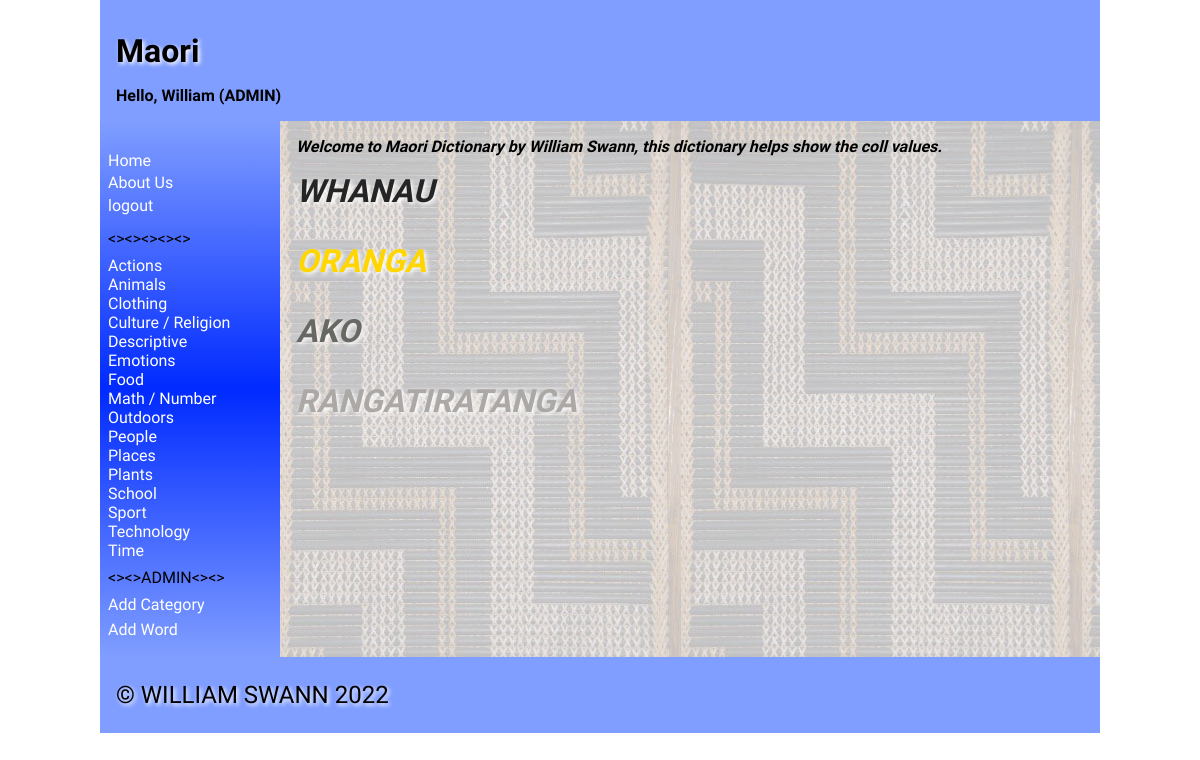
The page / (signed in) on the database its author committed.
### tables this page shows
CREATE TABLE "catalist"
(
    catali  varchar(30),
    cata_id integer
        constraint catalist_pk
            primary key autoincrement
);

### app.py (the view)
@app.route('/', methods=['GET', 'POST'])  #this function
def render_homepage():
    cata_list = sidenav1() #grabbing assets for sidenav
    return render_template('home.html', catagories=cata_list, logged_in=is_logged_in(), teacher=is_teacher())

### app.py (called while the page is built)
def create_connection(db_file):
    try:
        connection = sqlite3.connect(db_file)
        return connection
    except Error as e:
        print(e)
    return None

def sidenav1(): #this function grabs all of the items from the product table and puts them into a list for the side nav
    con = create_connection(DB_NAME)
    query = """SELECT cata_id, catali FROM catalist ORDER BY catali"""
    cur = con.cursor()
    cur.execute(query)
    cata_list = cur.fetchall()
    con.commit()
    con.close()
    return cata_list

def is_logged_in():
    if session.get("email") is None:
        print("not logged in")
        return False
    else:
        print("logged in")
        return True

def is_teacher():
    if session.get("teacher") == "on":
        print("is Teacher")
        return True
    else:
        print("not Teacher")
        return False

### templates/home.html (shortened to what this page needs)
{% extends "base1.html" %}
{% block main %}
<strong><em>Welcome to Maori Dictionary by William Swann, this dictionary helps show the coll values. </em></strong>
<h1 style="color:#252525"><em>WHANAU</em></h1>
<h1 style="color:#ffd600"><em>ORANGA</em></h1>
<h1 style="color:#676763"><em>AKO</em></h1>
<h1 style="color:#aba8a5"><em>RANGATIRATANGA</em></h1>
{% endblock %}

### templates/base1.html (shortened to what this page needs)
<!doctype html>
<html lang="en">
<head>
	<link href="{{ url_for('static', filename='style.css') }}" rel="stylesheet">
</head>
<body>
	<div id="container">
		<header>
			<h1>Maori{% block heading %}{% endblock %}</h1>
			{% if logged_in %}
			<strong>Hello, {{ session.firstname }}</strong>
			{% endif %}
			{% if teacher %}
			<strong>(ADMIN)</strong>
			{% endif %}
		</header>
		<nav>
			<ul>
                <li><a href="\">Home</a></li>
            <a href="/contact">About Us</a><li>
			{% if logged_in %}
			<a href="/logout">logout</a><li>
			{% else %}
            <a href="/login">login</a><li>
			{% endif %}
				<p><><><><><></p>
			{% for catalist in catagories %}
        <div>
            <a href="/catagories/{{ catalist[0] }}">{{ catalist[1] }}</a>
        </div>
    		{% endfor %}
			{% if logged_in and teacher %}
				<p><><>ADMIN<><></p>
			<a href="/addcategory">Add Category</a><li>
			<a href="/addword">Add Word</a><li>
			{%endif%}
			</ul>
		</nav>
		<main>
            {% block main%}{% endblock %}
        </main>
		<footer>
			<p>
				&copy; WILLIAM SWANN 2022
			</p>
		</footer>
	</div>
</body>
</html>

### static/style.css (style rules this page uses)
* { font-family: Comfortaa, sans-serif; margin: 0; padding: 0; box-sizing: border-box; }
#container { display: grid; grid-template-columns: 75px auto; grid-template-areas: 'nav header' 'main main' 'footer footer'; }
header { grid-area: header; background-color: #809eff; padding: 1rem; }
nav { grid-area: nav; }
main { grid-area: main; padding: 1rem; background-color: #edd; }
h1, h2, h3, h4 { padding: 1rem 0; font-family: 'Suez One', serif; color: #000; text-shadow: 2px 2px 4px #fff; }
p { padding: 0.5rem 0; }
a { color: #222; }
footer { grid-area: footer; padding: 1rem; background-color: #809eff; }
footer p { color: #000000; text-shadow: 2px 2px 4px #fff; font-size: 1.5rem; }
@media only screen and (min-width: 768px) { #container { grid-template-columns: 180px auto; grid-template-areas: 'header header' 'nav main' 'footer footer'; } }
@media only screen and (min-width: 768px) { nav { background: linear-gradient(180deg, rgb(128, 158, 255) 0%, rgb(0, 42, 255) 50%, rgb(128, 158, 255) 100%); padding: 0.5rem; } }
@media only screen and (min-width: 768px) { nav ul { list-style: none; } }
@media only screen and (min-width: 768px) { nav li { padding: 0.2rem 0; } }
@media only screen and (min-width: 768px) { nav a { color: #fff; text-decoration: none; } }
@media only screen and (min-width: 768px) { main { background-image: url('poutama.jpg'); background-color: rgba(0, 59, 255, 0.18); } }
@media only screen and (min-width: 1000px) { #container { width: 1000px; margin: auto; } }

### rows shown on the page
catalist: catali "Actions"
catalist: catali "Animals"
catalist: catali "Clothing"
catalist: catali "Culture / Religion"
catalist: catali "Descriptive"
catalist: catali "Emotions"
catalist: catali "Food"
catalist: catali "Math / Number"
catalist: catali "Outdoors"
catalist: catali "People"
catalist: catali "Places"
catalist: catali "Plants"
catalist: catali "School"
catalist: catali "Sport"
catalist: catali "Technology"
catalist: catali "Time"

### other values the page prints
{{ session.firstname }} "William"
